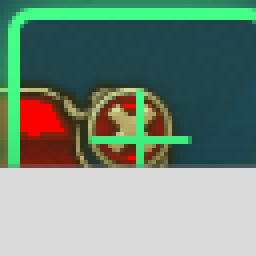
#> input picture copilot-starter-kit-main/debug/color_analysis/sample_175.png, 64 x 64 px, found by its file name (shown 4 times larger)
$ python analyze_colors2.py
#> lines starting #> are read from the running program, lines starting #| are printed output that depends on the picture; after the words box and inside, x2 and y2 are one past the last pixel; in counts of white or black regions, pixels touching at a corner belong together
"""
Детальный анализ — проверяем outlier сэмплы и уточняем диапазоны.
Также сохраняем debug-изображения с подсветкой найденных пикселей.
"""
import cv2
import numpy as np
import os

povei_dir = os.path.join('training_data', 'povei')
debug_dir = 'debug/color_analysis'
os.makedirs(debug_dir, exist_ok=True)

# Точные диапазоны по результатам анализа
ranges = {
    '#E33789 (розовый)':    {'lo': np.array([150, 130, 150], np.uint8), 'hi': np.array([175, 255, 255], np.uint8)},
    '#430006 (тёмно-бордо)':{'lo': np.array([160, 180, 5],   np.uint8), 'hi': np.array([179, 255, 120], np.uint8)},
    '#DC0000 (ярко-красный)':{'lo': np.array([0,   180, 140], np.uint8), 'hi': np.array([6,   255, 240], np.uint8)},
}

files = sorted([f for f in os.listdir(povei_dir) if f.endswith('.png')])
print(f"Анализируем {len(files)} сэмплов\n")

# Собираем: какие сэмплы имеют комбинацию #E33789+#430006 (паттерн «повей»)
pattern_hits = []  # (fname, e33789_px, 430006_px, dc0000_px, total)

# Outlier check — сэмплы с огромным кол-вом красных пикселей
print("=== Проверка выбросов (sample_175/176/177/178) ===")
for fname in ['sample_175.png', 'sample_176.png', 'sample_177.png', 'sample_178.png']:
    fpath = os.path.join(povei_dir, fname)
    if not os.path.exists(fpath):
        continue
    img = cv2.imread(fpath)
#> img is the input picture: shape (64, 64, 3); mean B, G, R 124.5, 139.5, 116
    if img is None:
        continue
    hsv = cv2.cvtColor(img, cv2.COLOR_BGR2HSV)
#> hsv: shape (64, 64, 3); mean H, S, V 45.5, 102.6, 151.4
    print(f"\n{fname}  size={img.shape[1]}x{img.shape[0]}")
#| sample_175.png  size=64x64
    for rname, rng in ranges.items():
        mask = cv2.inRange(hsv, rng['lo'], rng['hi'])
        count = int(np.sum(mask > 0))
        total_px = img.shape[0] * img.shape[1]
        print(f"  {rname}: {count} px / {total_px} total = {100*count/total_px:.1f}%")
#> this loop made 3 passes
#|   #E33789 (розовый): 0 px / 4096 total = 0.0%
#|   #430006 (тёмно-бордо): 0 px / 4096 total = 0.0%
#|   #DC0000 (ярко-красный): 0 px / 4096 total = 0.0%
    # Save debug
    dbg = img.copy()
    for rng in ranges.values():
        mask = cv2.inRange(hsv, rng['lo'], rng['hi'])
        dbg[mask > 0] = (0, 0, 255)
    cv2.imwrite(f'{debug_dir}/{fname}', dbg)
    print(f"  -> debug saved")

print()
print("=== Сканирование всех сэмплов с новыми диапазонами ===")
for fname in files:
    fpath = os.path.join(povei_dir, fname)
    img = cv2.imread(fpath)
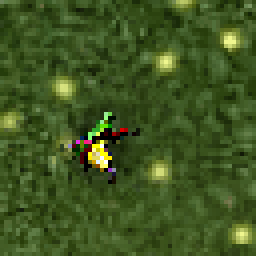
#> input picture copilot-starter-kit-main/backup_samples/povei/sample_102.png, 64 x 64 px, found by its file name (shown 4 times larger)
#> img is the input picture: shape (64, 64, 3); mean B, G, R 33, 85.4, 63.2
    if img is None:
        continue
    hsv = cv2.cvtColor(img, cv2.COLOR_BGR2HSV)
#> hsv: shape (64, 64, 3); mean H, S, V 43.6, 161.3, 86.1

    counts = {}
    for rname, rng in ranges.items():
        mask = cv2.inRange(hsv, rng['lo'], rng['hi'])
        counts[rname] = int(np.sum(mask > 0))
#> this loop made 3 passes
#> pass 1, `mask = cv2.inRange(hsv, rng['lo'], rng['hi'])`:
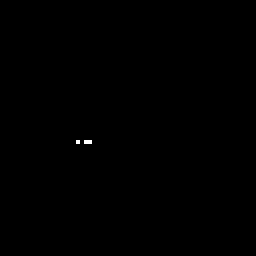
#> mask: shape (64, 64) (shown 4 times larger); 0.07% white in thin lines or dots, all inside (x1, y1, x2, y2) = (19, 35, 23, 36)
#> pass 2, `mask = cv2.inRange(hsv, rng['lo'], rng['hi'])`:
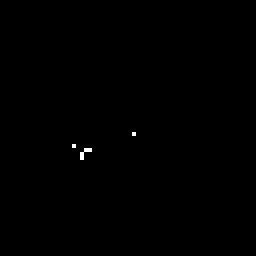
#> mask: shape (64, 64) (shown 4 times larger); 0.15% white in thin lines or dots, all inside (x1, y1, x2, y2) = (18, 33, 34, 40)
#> pass 3, `mask = cv2.inRange(hsv, rng['lo'], rng['hi'])`:
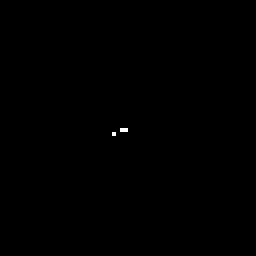
#> mask: shape (64, 64) (shown 4 times larger); 0.07% white in thin lines or dots, all inside (x1, y1, x2, y2) = (28, 32, 32, 34)

    e_px = counts['#E33789 (розовый)']
    d_px = counts['#430006 (тёмно-бордо)']
    r_px = counts['#DC0000 (ярко-красный)']
    total = e_px + d_px + r_px

    pattern_hits.append((fname, e_px, d_px, r_px, total))

# Sort by total desc
pattern_hits.sort(key=lambda x: -x[4])

print(f"{'Файл':<20} {'#E33789':>8} {'#430006':>8} {'#DC0000':>8} {'Итого':>8}")
print("-" * 60)
for fname, e, d, r, tot in pattern_hits[:30]:
    marker = " <<<" if (e >= 2 and d >= 3) else ""
    print(f"{fname:<20} {e:>8} {d:>8} {r:>8} {tot:>8}{marker}")

print()
# Stats
with_pattern = [(f, e, d, r, t) for f, e, d, r, t in pattern_hits if e >= 1 and d >= 2]
print(f"Сэмплы с паттерном E33789(>=1px)+430006(>=2px): {len(with_pattern)}/{len(files)} = {100*len(with_pattern)/len(files):.1f}%")

with_any = [(f, e, d, r, t) for f, e, d, r, t in pattern_hits if t > 0]
print(f"Сэмплы хотя бы с 1 пикселем любого цвета: {len(with_any)}/{len(files)} = {100*len(with_any)/len(files):.1f}%")

# Generate combined debug for top 10 samples
print("\n=== Debug изображения для топ-10 сэмплов ===")
for fname, e, d, r, tot in pattern_hits[:10]:
    fpath = os.path.join(povei_dir, fname)
    img = cv2.imread(fpath)
    if img is None:
        continue
    hsv = cv2.cvtColor(img, cv2.COLOR_BGR2HSV)
    dbg = img.copy()
    colors_bgr = [(255, 150, 255), (0, 0, 180), (0, 0, 255)]  # pink, darkred, red
    for (rname, rng), color in zip(ranges.items(), colors_bgr):
        mask = cv2.inRange(hsv, rng['lo'], rng['hi'])
        dbg[mask > 0] = color
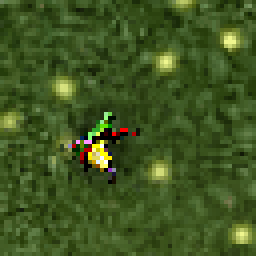
#> dbg: shape (64, 64, 3) (shown 4 times larger); 0.29% of pixels changed, all inside (x1, y1, x2, y2) = (18, 32, 34, 40)
    cv2.imwrite(f'{debug_dir}/top_{fname}', dbg)
    print(f"  {fname}: E={e} D={d} R={r} -> {debug_dir}/top_{fname}")

print(f"\nВсе debug изображения сохранены в {debug_dir}/")
